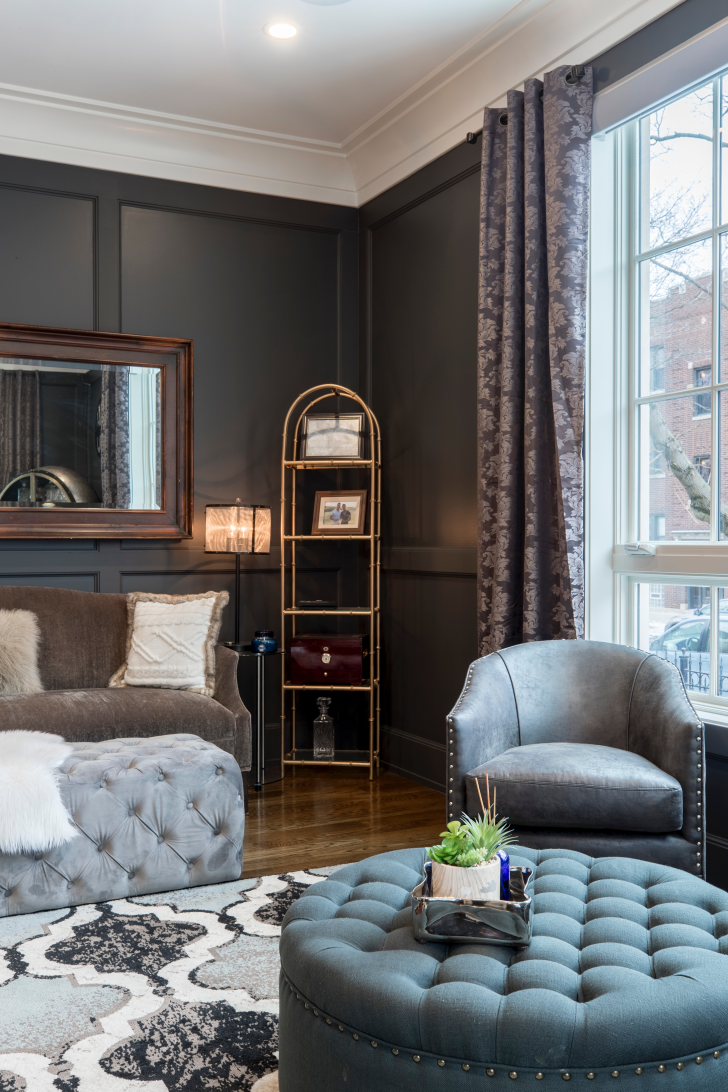
#> input picture Python_with_Ammar Sir/11_Open_CV/Resources/pexels-alex-qian-2343468.jpg, 3639 x 5458 px (shown at 1/5 size)
$ python 04-Chapter_4.py
#> lines starting #> are read from the running program, lines starting #| are printed output that depends on the picture; after the words box and inside, x2 and y2 are one past the last pixel; in counts of white or black regions, pixels touching at a corner belong together
# Convert image into black and white image

import cv2 as cv
import numpy as np
img = cv.imread("Resources/pexels-alex-qian-2343468.jpg")
#> img is the input picture: shape (5458, 3639, 3); mean B, G, R 114, 113.9, 113.8
img = cv.resize(img , (800,600))
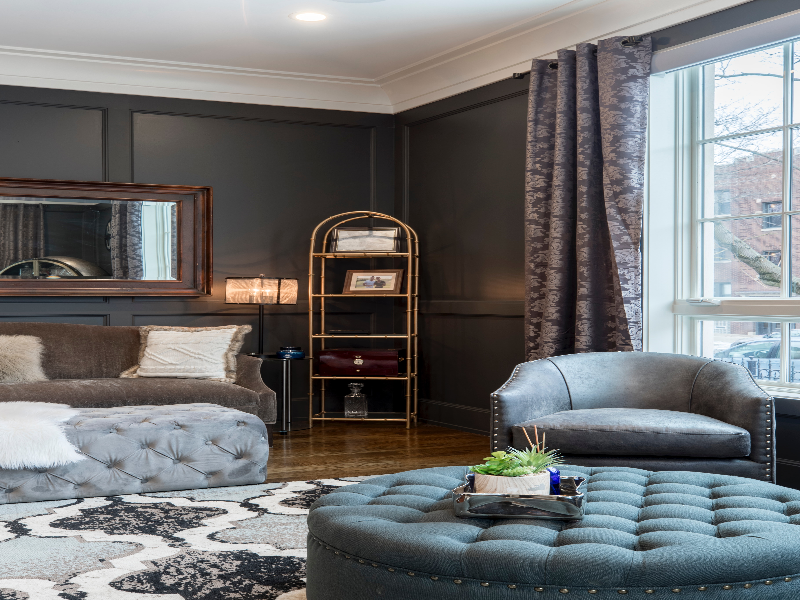
#> img: shape (600, 800, 3); mean B, G, R 113.9, 113.8, 113.7
gray = cv.cvtColor(img , cv.COLOR_RGBA2GRAY)
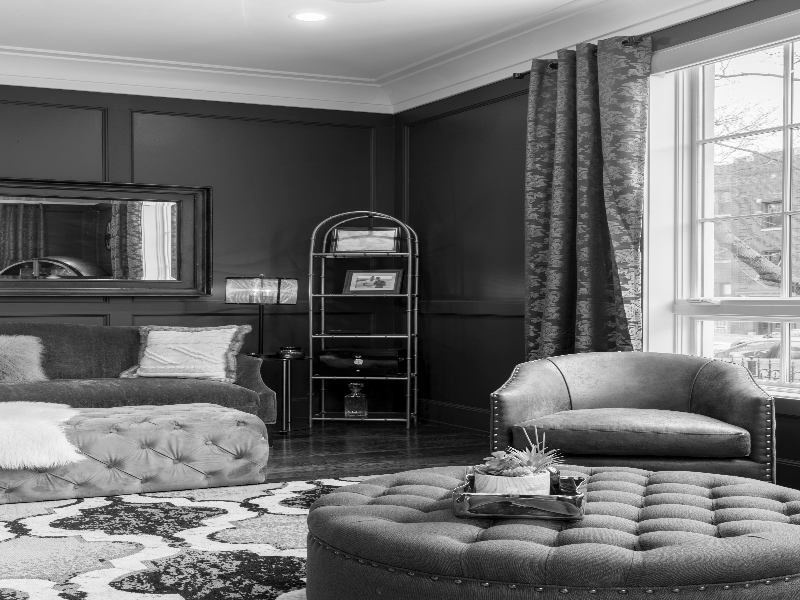
#> gray: shape (600, 800); min 0, max 255, mean 113.8
(thresh , binary) = cv.threshold(gray , 127 , 255 , cv.THRESH_BINARY)
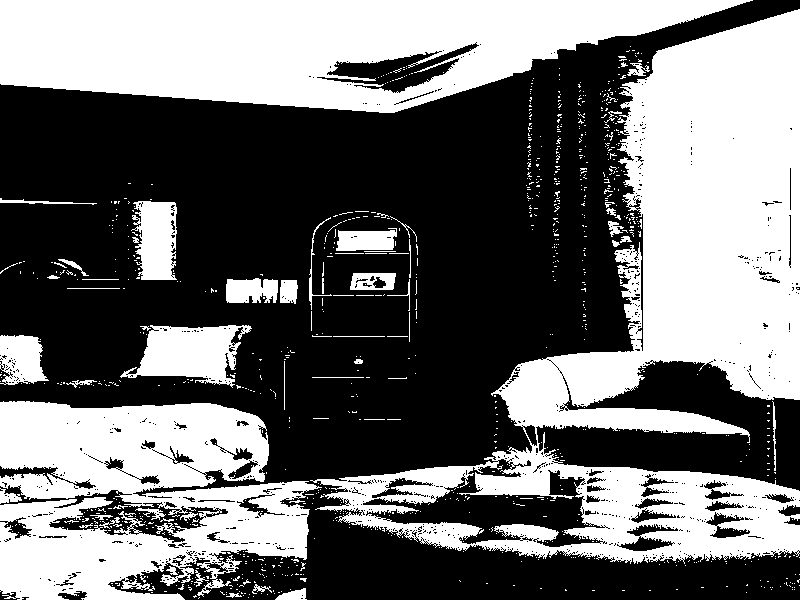
#> binary: shape (600, 800); 43.7% white; 970 white regions (905 under 20 px), largest, box (x1, y1, x2, y2) and area: (310, 9, 800, 564) 93625, (0, 0, 753, 113) 55694, (0, 401, 322, 600) 42240
cv.imshow("Original Image",img)
cv.imshow("Gray Image",gray)
cv.imshow("Black & White Image",binary)
cv.waitKey(0)
cv.destroyAllWindows()

$ run again, with Python_with_Ammar Sir/11_Open_CV/Resources/download.jpg copied over Python_with_Ammar Sir/11_Open_CV/Resources/pexels-alex-qian-2343468.jpg
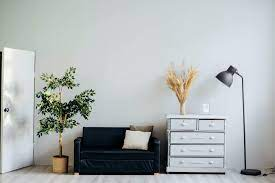
#> input picture Python_with_Ammar Sir/11_Open_CV/Resources/download.jpg, 275 x 183 px
#> img is the input picture: shape (183, 275, 3); mean B, G, R 179.6, 179.2, 174.6
#> img: shape (600, 800, 3)
#> `gray = cv.cvtColor(img , cv.COLOR_RGBA2GRAY)`:
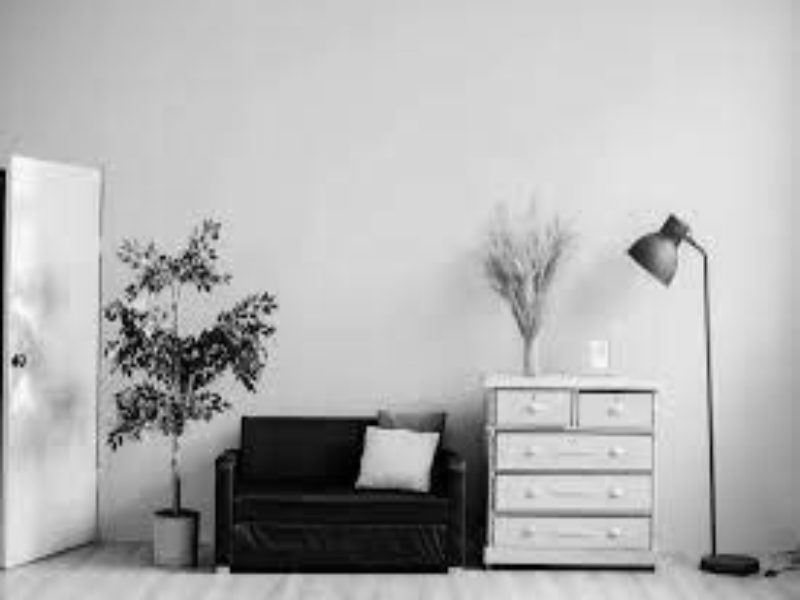
#> gray: shape (600, 800); min 0, max 252, mean 178.7
#> `(thresh , binary) = cv.threshold(gray , 127 , 255 , cv.THRESH_BINARY)`:
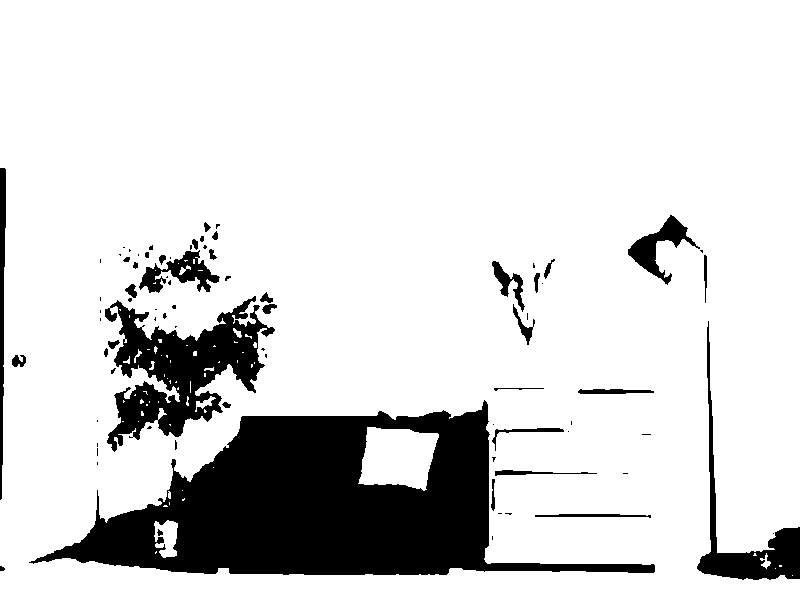
#> binary: shape (600, 800); 85% white; 80 black regions (45 under 20 px), largest, box (x1, y1, x2, y2) and area: (29, 400, 655, 575) 49085, (105, 296, 275, 452) 11311, (697, 321, 800, 580) 4032
